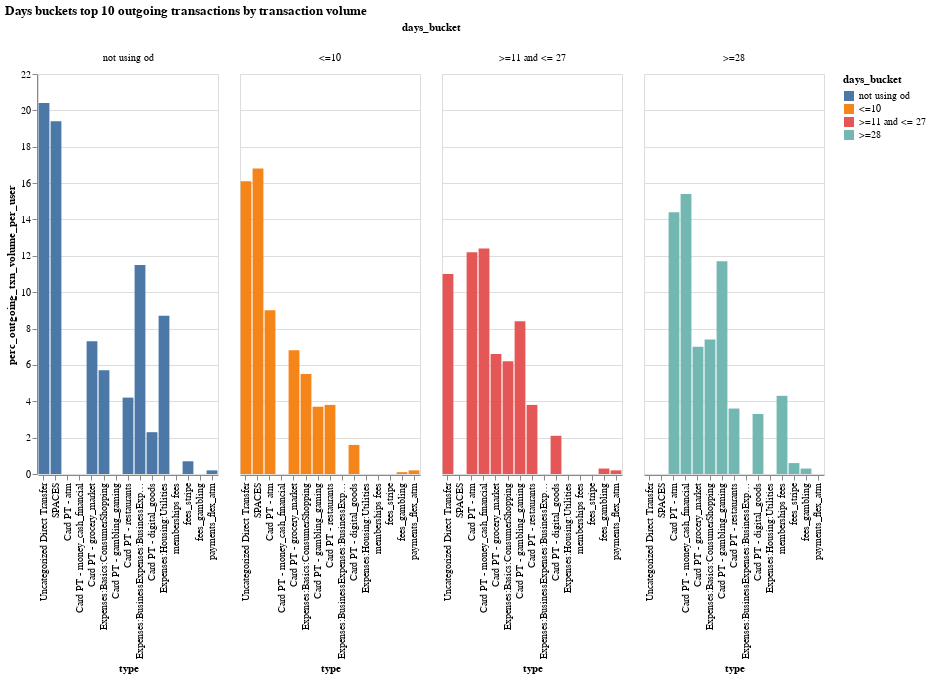

Source (notebook cell):
### Markdown cell above
As for the transaction volume, we see the following patterns:
- One of the main differences we see from the charts above is that grocery market card transactions no longer come up first for most groups, meaning that these are generally high quantity, low volume transactions.
- Money cash financial transactions come up leading for all groups that use overdraft for 11 days or more, whereas it doesn't make to the top 10 of the users that don't use this product or use it for less than 10 days. 
- We also see that overdraft users have ATM and gambling transactions in their top 10, which is not the case for users who don't use overdraft.

### Code cell
af.column_multi(
    top_10_out_txns_df[top_10_out_txns_df["label"] == "days n outgoing txns"],
    "days_bucket",
    "type",
    "perc_outgoing_txn_volume_per_user",
    "days_bucket",
    180,
    400,
    "-y",
).properties(title="Days buckets top 10 outgoing transactions by transaction volume")

### Figure 1 — Vega-Lite specification as saved in the notebook (floating-point values rounded to 4 significant figures)
{"config": {"view": {"continuousWidth": 400, "continuousHeight": 300}}, "data": {"name": "data-35d7483e326274771e34ea191c0b7286"}, "mark": "bar", "encoding": {"color": {"field": "days_bucket", "type": "nominal"}, "column": {"field": "days_bucket", "type": "nominal"}, "tooltip": {"field": "perc_outgoing_txn_volume_per_user", "type": "quantitative"}, "x": {"field": "type", "sort": "-y", "type": "nominal"}, "y": {"field": "perc_outgoing_txn_volume_per_user", "type": "quantitative"}}, "height": 400, "title": "Days buckets top 10 outgoing transactions by transaction volume", "width": 180, "$schema": "https://vega.github.io/schema/vega-lite/v4.17.0.json", "datasets": {"data-35d7483e326274771e34ea191c0b7286": [{"label": "days n outgoing txns", "usage_buckets": "All usage buckets", "days_bucket": " not using od", "type": "Uncategorized Direct Transfer", "perc_outgoing_txns_per_user": 13.4, "perc_outgoing_txn_volume_per_user": 20.4, "tnxs_rn": 2, "tnx_volume_rn": 1}, {"label": "days n outgoing txns", "usage_buckets": "All usage buckets", "days_bucket": " not using od", "type": "SPACES", "perc_outgoing_txns_per_user": 7.1, "perc_outgoing_txn_volume_per_user": 19.4, "tnxs_rn": 6, "tnx_volume_rn": 2}, {"label": "days n outgoing txns", "usage_buckets": "All usage buckets", "days_bucket": " not using od", "type": "Expenses:BusinessExpenses:BusinessExpenses", "perc_outgoing_txns_per_user": 7.0, "perc_outgoing_txn_volume_per_user": 11.5, "tnxs_rn": 7, "tnx_volume_rn": 6}, {"label": "days n outgoing txns", "usage_buckets": "All usage buckets", "days_bucket": " not using od", "type": "Expenses:Housing:Utilities", "perc_outgoing_txns_per_user": 6.8, "perc_outgoing_txn_volume_per_user": 8.7, "tnxs_rn": 8, "tnx_volume_rn": 11}, {"label": "days n outgoing txns", "usage_buckets": "All usage buckets", "days_bucket": " not using od", "type": "Card PT - grocery_market", "perc_outgoing_txns_per_user": 15.8, "perc_outgoing_txn_volume_per_user": 7.3, "tnxs_rn": 1, "tnx_volume_rn": 13}, {"label": "days n outgoing txns", "usage_buckets": "All usage buckets", "days_bucket": " not using od", "type": "Expenses:Basics:ConsumerShopping", "perc_outgoing_txns_per_user": 7.5, "perc_outgoing_txn_volume_per_user": 5.7, "tnxs_rn": 5, "tnx_volume_rn": 17}, {"label": "days n outgoing txns", "usage_buckets": "All usage buckets", "days_bucket": " not using od", "type": "Card PT - restaurants", "perc_outgoing_txns_per_user": 8.5, "perc_outgoing_txn_volume_per_user": 4.2, "tnxs_rn": 3, "tnx_volume_rn": 23}, {"label": "days n outgoing txns", "usage_buckets": "All usage buckets", "days_bucket": " not using od", "type": "Card PT - digital_goods", "perc_outgoing_txns_per_user": 6.7, "perc_outgoing_txn_volume_per_user": 2.3, "tnxs_rn": 9, "tnx_volume_rn": 37}, {"label": "days n outgoing txns", "usage_buckets": "All usage buckets", "days_bucket": " not using od", "type": "fees_stripe", "perc_outgoing_txns_per_user": 8.0, "perc_outgoing_txn_volume_per_user": 0.7, "tnxs_rn": 4, "tnx_volume_rn": 72}, {"label": "days n outgoing txns", "usage_buckets": "All usage buckets", "days_bucket": " not using od", "type": "payments_flex_atm", "perc_outgoing_txns_per_user": 6.1, "perc_outgoing_txn_volume_per_user": 0.2, "tnxs_rn": 10, "tnx_volume_rn": 80}, {"label": "days n outgoing txns", "usage_buckets": "All usage buckets", "days_bucket": "<=10", "type": "SPACES", "perc_outgoing_txns_per_user": 6.4, "perc_outgoing_txn_volume_per_user": 16.8, "tnxs_rn": 5, "tnx_volume_rn": 1}, {"label": "days n outgoing txns", "usage_buckets": "All usage buckets", "days_bucket": "<=10", "type": "Uncategorized Direct Transfer", "perc_outgoing_txns_per_user": 11.5, "perc_outgoing_txn_volume_per_user": 16.1, "tnxs_rn": 2, "tnx_volume_rn": 2}, {"label": "days n outgoing txns", "usage_buckets": "All usage buckets", "days_bucket": "<=10", "type": "Card PT - atm", "perc_outgoing_txns_per_user": 5.3, "perc_outgoing_txn_volume_per_user": 9.0, "tnxs_rn": 7, "tnx_volume_rn": 6}, {"label": "days n outgoing txns", "usage_buckets": "All usage buckets", "days_bucket": "<=10", "type": "Card PT - grocery_market", "perc_outgoing_txns_per_user": 14.5, "perc_outgoing_txn_volume_per_user": 6.8, "tnxs_rn": 1, "tnx_volume_rn": 12}, {"label": "days n outgoing txns", "usage_buckets": "All usage buckets", "days_bucket": "<=10", "type": "Expenses:Basics:ConsumerShopping", "perc_outgoing_txns_per_user": 6.5, "perc_outgoing_txn_volume_per_user": 5.5, "tnxs_rn": 4, "tnx_volume_rn": 15}, {"label": "days n outgoing txns", "usage_buckets": "All usage buckets", "days_bucket": "<=10", "type": "Card PT - restaurants", "perc_outgoing_txns_per_user": 7.8, "perc_outgoing_txn_volume_per_user": 3.8, "tnxs_rn": 3, "tnx_volume_rn": 17}, {"label": "days n outgoing txns", "usage_buckets": "All usage buckets", "days_bucket": "<=10", "type": "Card PT - gambling_gaming", "perc_outgoing_txns_per_user": 5.4, "perc_outgoing_txn_volume_per_user": 3.7, "tnxs_rn": 6, "tnx_volume_rn": 18}, {"label": "days n outgoing txns", "usage_buckets": "All usage buckets", "days_bucket": "<=10", "type": "Card PT - digital_goods", "perc_outgoing_txns_per_user": 4.9, "perc_outgoing_txn_volume_per_user": 1.6, "tnxs_rn": 9, "tnx_volume_rn": 45}, {"label": "days n outgoing txns", "usage_buckets": "All usage buckets", "days_bucket": "<=10", "type": "payments_flex_atm", "perc_outgoing_txns_per_user": 5.1, "perc_outgoing_txn_volume_per_user": 0.2, "tnxs_rn": 8, "tnx_volume_rn": 80}, {"label": "days n outgoing txns", "usage_buckets": "All usage buckets", "days_bucket": "<=10", "type": "fees_gambling", "perc_outgoing_txns_per_user": 4.7, "perc_outgoing_txn_volume_per_user": 0.1, "tnxs_rn": 10, "tnx_volume_rn": 82}, {"label": "days n outgoing txns", "usage_buckets": "All usage buckets", "days_bucket": ">=11 and <= 27", "type": "Card PT - money_cash_financial", "perc_outgoing_txns_per_user": 6.5, "perc_outgoing_txn_volume_per_user": 12.4, "tnxs_rn": 8, "tnx_volume_rn": 2}, {"label": "days n outgoing txns", "usage_buckets": "All usage buckets", "days_bucket": ">=11 and <= 27", "type": "Card PT - atm", "perc_outgoing_txns_per_user": 6.6, "perc_outgoing_txn_volume_per_user": 12.2, "tnxs_rn": 6, "tnx_volume_rn": 3}, {"label": "days n outgoing txns", "usage_buckets": "All usage buckets", "days_bucket": ">=11 and <= 27", "type": "Uncategorized Direct Transfer", "perc_outgoing_txns_per_user": 7.8, "perc_outgoing_txn_volume_per_user": 11.0, "tnxs_rn": 3, "tnx_volume_rn": 5}, {"label": "days n outgoing txns", "usage_buckets": "All usage buckets", "days_bucket": ">=11 and <= 27", "type": "Card PT - gambling_gaming", "perc_outgoing_txns_per_user": 9.8, "perc_outgoing_txn_volume_per_user": 8.4, "tnxs_rn": 2, "tnx_volume_rn": 9}, {"label": "days n outgoing txns", "usage_buckets": "All usage buckets", "days_bucket": ">=11 and <= 27", "type": "Card PT - grocery_market", "perc_outgoing_txns_per_user": 14.2, "perc_outgoing_txn_volume_per_user": 6.6, "tnxs_rn": 1, "tnx_volume_rn": 14}, {"label": "days n outgoing txns", "usage_buckets": "All usage buckets", "days_bucket": ">=11 and <= 27", "type": "Expenses:Basics:ConsumerShopping", "perc_outgoing_txns_per_user": 6.5, "perc_outgoing_txn_volume_per_user": 6.2, "tnxs_rn": 7, "tnx_volume_rn": 15}, {"label": "days n outgoing txns", "usage_buckets": "All usage buckets", "days_bucket": ">=11 and <= 27", "type": "Card PT - restaurants", "perc_outgoing_txns_per_user": 7.1, "perc_outgoing_txn_volume_per_user": 3.8, "tnxs_rn": 5, "tnx_volume_rn": 21}, {"label": "days n outgoing txns", "usage_buckets": "All usage buckets", "days_bucket": ">=11 and <= 27", "type": "Card PT - digital_goods", "perc_outgoing_txns_per_user": 5.9, "perc_outgoing_txn_volume_per_user": 2.1, "tnxs_rn": 9, "tnx_volume_rn": 42}, {"label": "days n outgoing txns", "usage_buckets": "All usage buckets", "days_bucket": ">=11 and <= 27", "type": "fees_gambling", "perc_outgoing_txns_per_user": 7.6, "perc_outgoing_txn_volume_per_user": 0.3, "tnxs_rn": 4, "tnx_volume_rn": 79}, {"label": "days n outgoing txns", "usage_buckets": "All usage buckets", "days_bucket": ">=11 and <= 27", "type": "payments_flex_atm", "perc_outgoing_txns_per_user": 5.8, "perc_outgoing_txn_volume_per_user": 0.2, "tnxs_rn": 10, "tnx_volume_rn": 83}, {"label": "days n outgoing txns", "usage_buckets": "All usage buckets", "days_bucket": ">=28", "type": "Card PT - money_cash_financial", "perc_outgoing_txns_per_user": 8.0, "perc_outgoing_txn_volume_per_user": 15.4, "tnxs_rn": 6, "tnx_volume_rn": 1}, {"label": "days n outgoing txns", "usage_buckets": "All usage buckets", "days_bucket": ">=28", "type": "Card PT - atm", "perc_outgoing_txns_per_user": 7.7, "perc_outgoing_txn_volume_per_user": 14.4, "tnxs_rn": 7, "tnx_volume_rn": 3}, {"label": "days n outgoing txns", "usage_buckets": "All usage buckets", "days_bucket": ">=28", "type": "Card PT - gambling_gaming", "perc_outgoing_txns_per_user": 13.3, "perc_outgoing_txn_volume_per_user": 11.7, "tnxs_rn": 2, "tnx_volume_rn": 4}, {"label": "days n outgoing txns", "usage_buckets": "All usage buckets", "days_bucket": ">=28", "type": "Expenses:Basics:ConsumerShopping", "perc_outgoing_txns_per_user": 6.9, "perc_outgoing_txn_volume_per_user": 7.4, "tnxs_rn": 9, "tnx_volume_rn": 15}, {"label": "days n outgoing txns", "usage_buckets": "All usage buckets", "days_bucket": ">=28", "type": "Card PT - grocery_market", "perc_outgoing_txns_per_user": 14.0, "perc_outgoing_txn_volume_per_user": 7.0, "tnxs_rn": 1, "tnx_volume_rn": 17}, {"label": "days n outgoing txns", "usage_buckets": "All usage buckets", "days_bucket": ">=28", "type": "memberships fees", "perc_outgoing_txns_per_user": 8.7, "perc_outgoing_txn_volume_per_user": 4.3, "tnxs_rn": 4, "tnx_volume_rn": 22}, {"label": "days n outgoing txns", "usage_buckets": "All usage buckets", "days_bucket": ">=28", "type": "Card PT - restaurants", "perc_outgoing_txns_per_user": 6.3, "perc_outgoing_txn_volume_per_user": 3.6, "tnxs_rn": 10, "tnx_volume_rn": 32}, {"label": "days n outgoing txns", "usage_buckets": "All usage buckets", "days_bucket": ">=28", "type": "Card PT - digital_goods", "perc_outgoing_txns_per_user": 8.0, "perc_outgoing_txn_volume_per_user": 3.3, "tnxs_rn": 5, "tnx_volume_rn": 33}, {"label": "days n outgoing txns", "usage_buckets": "All usage buckets", "days_bucket": ">=28", "type": "fees_stripe", "perc_outgoing_txns_per_user": 7.5, "perc_outgoing_txn_volume_per_user": 0.6, "tnxs_rn": 8, "tnx_volume_rn": 70}, {"label": "days n outgoing txns", "usage_buckets": "All usage buckets", "days_bucket": ">=28", "type": "fees_gambling", "perc_outgoing_txns_per_user": 8.7, "perc_outgoing_txn_volume_per_user": 0.3, "tnxs_rn": 3, "tnx_volume_rn": 79}]}}
